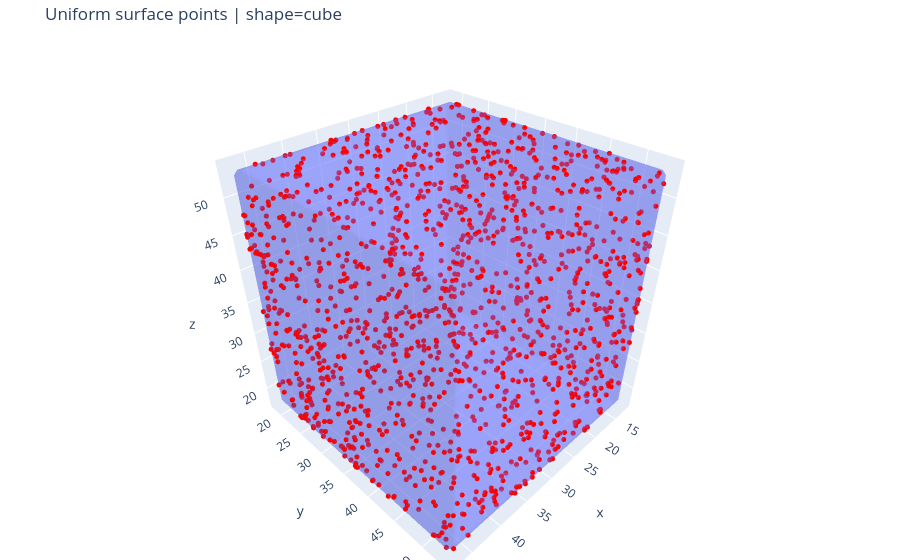

Here is the notebook cell this chart was saved with:
### Code cell
visualize_surface_points_3d(
    sdf,
    points,
    verts,
    faces,
    title=f"Uniform surface points | shape={meta['shape']}"
)

### Figure 1 — Plotly figure (JSON) as saved in the notebook; plotly's stock layout.template omitted (floating-point values rounded to 4 significant figures; data arrays with more than 128 entries replaced by an {"elided": "..."} marker saying what was removed)
{"data": [{"i": {"elided": "14976 int values"}, "j": {"elided": "14976 int values"}, "k": {"elided": "14976 int values"}, "name": "Surface (SDF=0)", "opacity": 0.35, "type": "mesh3d", "x": {"elided": "7490 float values"}, "y": {"elided": "7490 float values"}, "z": {"elided": "7490 float values"}}, {"marker": {"color": "red", "size": 3}, "mode": "markers", "name": "Random surface points", "type": "scatter3d", "x": {"elided": "1500 float values"}, "y": {"elided": "1500 float values"}, "z": {"elided": "1500 float values"}}], "layout": {"margin": {"b": 0, "l": 0, "r": 0, "t": 40}, "scene": {"aspectmode": "data"}, "title": {"text": "Uniform surface points | shape=cube"}}}
